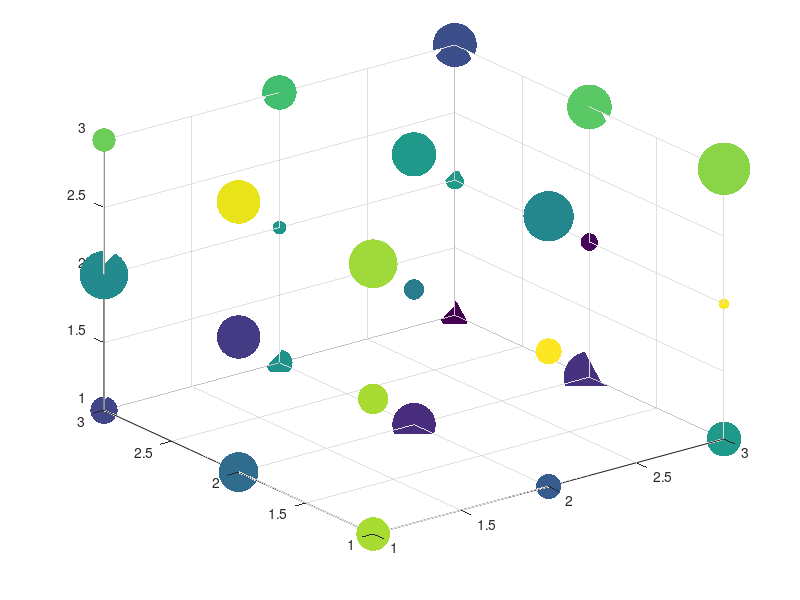

Reproduce this figure in MATLAB. (Note: this script raises an error after producing the figure.)
% +------------------------------------------------------+
% |            5D Data Visualization Example             |
% |              with MATLAB Implementation              | 
% |                                                      |
% | Author: M.Sc. Eng. Hristo Zhivomirov        12/13/14 | 
% +------------------------------------------------------+

% Note: In this Matlab script one demonstrates an example for data
% visualization in five dimensions (3 independent + 2 dependent variables).
% The independent variables are X, Y and Z, while the dependent ones are
% given with the marker color and size.

clear, clc, close all

%% prepare the test data (3 independent and 2 dependent variables)
% form the axes
x = 1:3;    % first dimension independent variable  (must be set by the user)
y = 1:3;    % second dimension independent variable (must be set by the user)    
z = 1:3;    % third dimension independent variable  (must be set by the user)
[X, Y, Z] = meshgrid(x, y, z);

% form the first data matrix - it is the fourth dimension (must be set by the user)
% Note: the data could be imported from a file or could be generated via equation.           
Data1 = 10*rand(length(x), length(y), length(z));

% form the second data matrix - it is the fifth dimension (must be set by the user)
% Note: the data could be imported from a file or could be generated via equation.           
Data2 = 50*rand(length(x), length(y), length(z));

%% organize the visualization
% visualize the fourth dimension via the marker color
C = Data1(:);

% visualize the fifth dimension via the marker size
S = 30*Data2(:);

%% plot the data
figure(1) 
hScatter = scatter3(X(:), Y(:), Z(:), S(:), C(:), 'filled');
grid3(x, y, z)
colormap jet
set(gca, 'FontName', 'Times New Roman', 'FontSize', 14)
xlabel('X')
ylabel('Y')
zlabel('Z')
title('\itData1, Data2 = \it{f}\rm\bf(\itX, Y, Z\rm\bf)')

% set the colorbar
hClbr = colorbar;
caxis([0 ceil(max(Data1(:)))])
set(hClbr, 'FontName', 'Times New Roman', 'FontSize', 14)
ylabel(hClbr, 'Value of the Data1')
